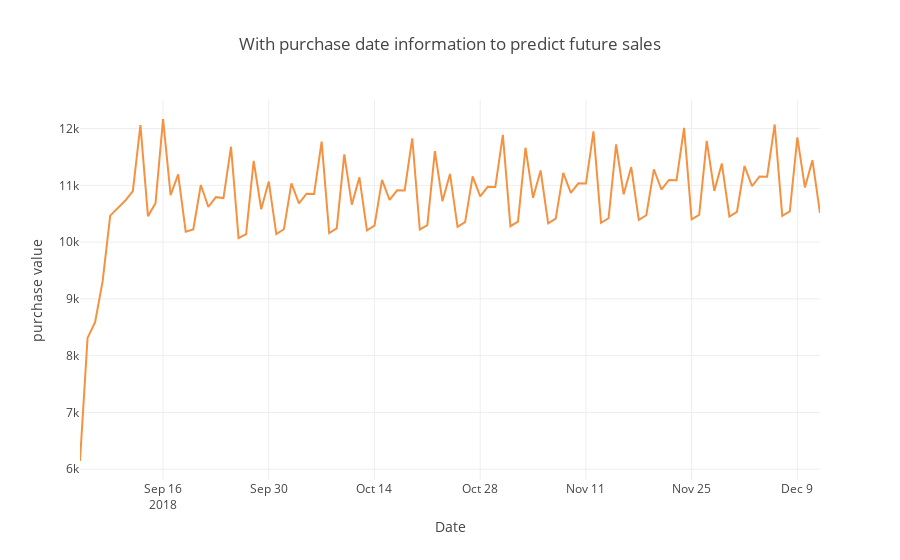

Here is the notebook cell this chart was saved with:
### Code cell
trace2 = go.Scatter(x=test_future.index, y=pred_uc.predicted_mean.values, name='Predicted Price',
                   line = dict(color = ('rgb(244, 146, 65)'),width = 2))
data = [trace2]
layout = dict(title = 'With purchase date information to predict future sales',
             xaxis = dict(title = 'Date'), yaxis = dict(title = 'purchase value'))
fig = dict(data=data, layout=layout)
py.iplot(fig, filename='results_demonstrating1')
